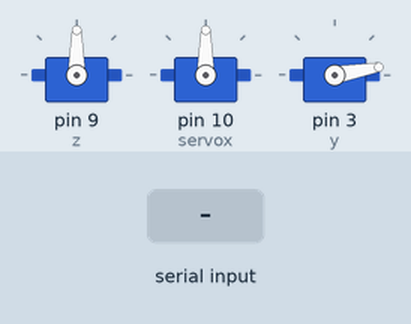
Simulated run of this sketch. Board: Arduino Uno, built with avr-gcc and run on an emulated ATmega328P. On the bench: 3 × servo. The test bench sets the inputs (shaded band). What the sketch prints to the serial monitor is not drawn.

Above: at 1.2 s.
1.3 s: "1002\n" received over Serial
At 1.45 s:
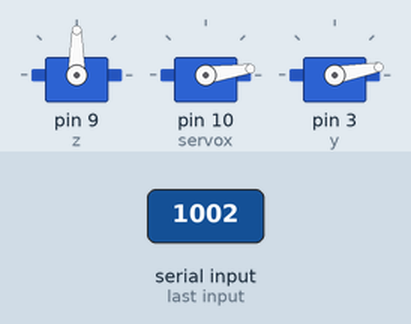
13.3 s: "30,150\n" received over Serial
At 16.0 s:
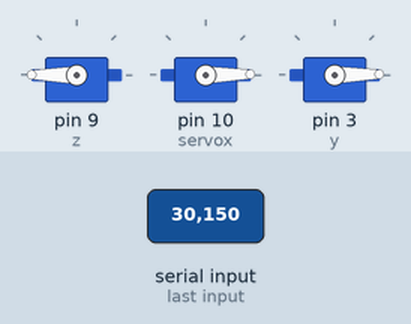
16.3 s: "200\n" received over Serial
At 16.6 s:
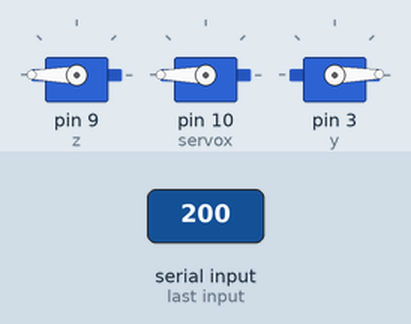
17.8 s: "1002\n" received over Serial
Timing chart, 0 to 25.7 s (numbered marks = the images above; inputs shaded):
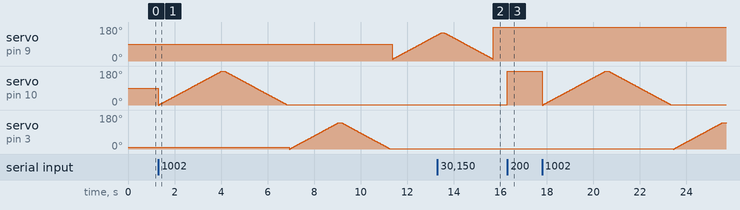

The sketch:

ServoMotionRotator.ino
```cpp
// VRS
// https://github.com/volkovmqx/VRS


#include <Servo.h>

Servo z;
Servo servox;
Servo y;
int pos = 0;
int posx = 0;
int posy = 0;
int posz = 0;

int code = 0;
int axe = 0;
void setup()
{
  Serial.begin(9600);
  z.attach(9);
  z.write(90);
  servox.attach(10);
  servox.write(90);
  y.attach(3);
  y.write(10);
}


void loop()
{
  if (Serial.available() > 0) {
                // read the incoming byte:

                code = Serial.parseInt();


                Serial.println(code);
                if(code==0) {
                  return;
                }
                else if(code<200) {
                    Serial.print(" Ok Z ");
                    posz = z.read() + code;
                    //Serial.println("Z"+pos);
                      z.write(posz);
                    delay(1);
                  }
                  else if(code>=200 && code<600) {
                    Serial.print(" Ok X ");
                    posx = servox.read() - (code-400);
                    //Serial.println("X"+pos);
                      servox.write(posx);
                    delay(1);
                  }
                  else if(code>=600 && code<1000) {
                    Serial.print(" Ok Y ");
                    posy = y.read() - (code-800);
                    //Serial.println("Y"+pos);
                    if(posy>0 && posy<140)
                      y.write(posy);
                    delay(1);
                  }
                //reset function
                else if (code == 1001) {
                  z.write(90);
                  servox.write(90);
                  y.write(10);
                }
                else if(code == 1002) {
                  Serial.print("OK test");
                  for(pos = 0; pos < 180; pos += 1)
                    {
                    Serial.print("OK X");
                      servox.write(pos);
                      delay(15);
                    }
                    delay(100);
                    for(pos = 180; pos>=1; pos-=1)
                    {
                      servox.write(pos);
                      delay(15);
                    }delay(100);
                    for(pos = 0; pos < 140; pos += 1)
                    {
                      y.write(pos);
                      delay(15);
                    }delay(100);
                    for(pos = 140; pos>=1; pos-=1)
                    {
                      y.write(pos);
                      delay(15);
                    }delay(100);
                    for(pos = 10; pos < 150; pos += 1)
                    {
                      z.write(pos);
                      delay(15);
                    }delay(100);
                    for(pos = 150; pos>=10; pos-=1)
                    {
                      z.write(pos);
                      delay(15);
                    }
                }


        }


}
```

Measured:
- after the input at 16.3 s, servo on pin 10 (servox): 1° → 180° at once
